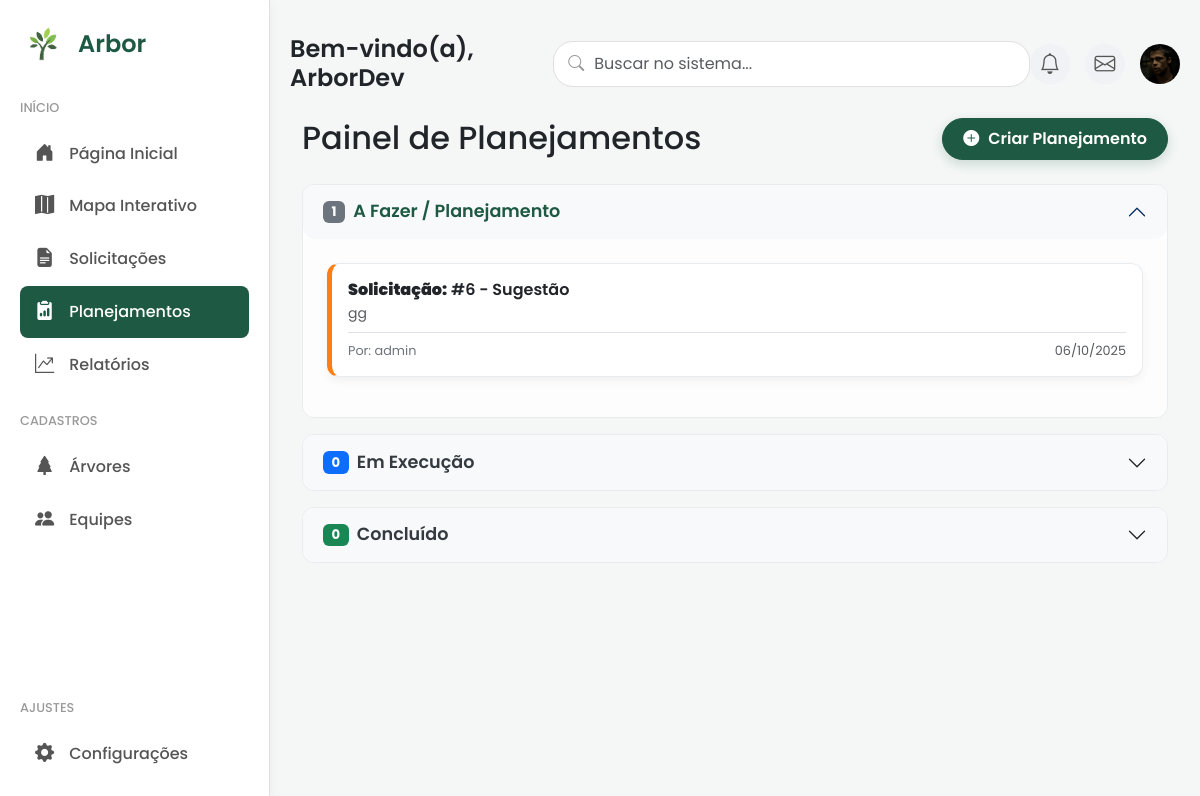
The page /obras/ (signed in) on the database as committed earlier.
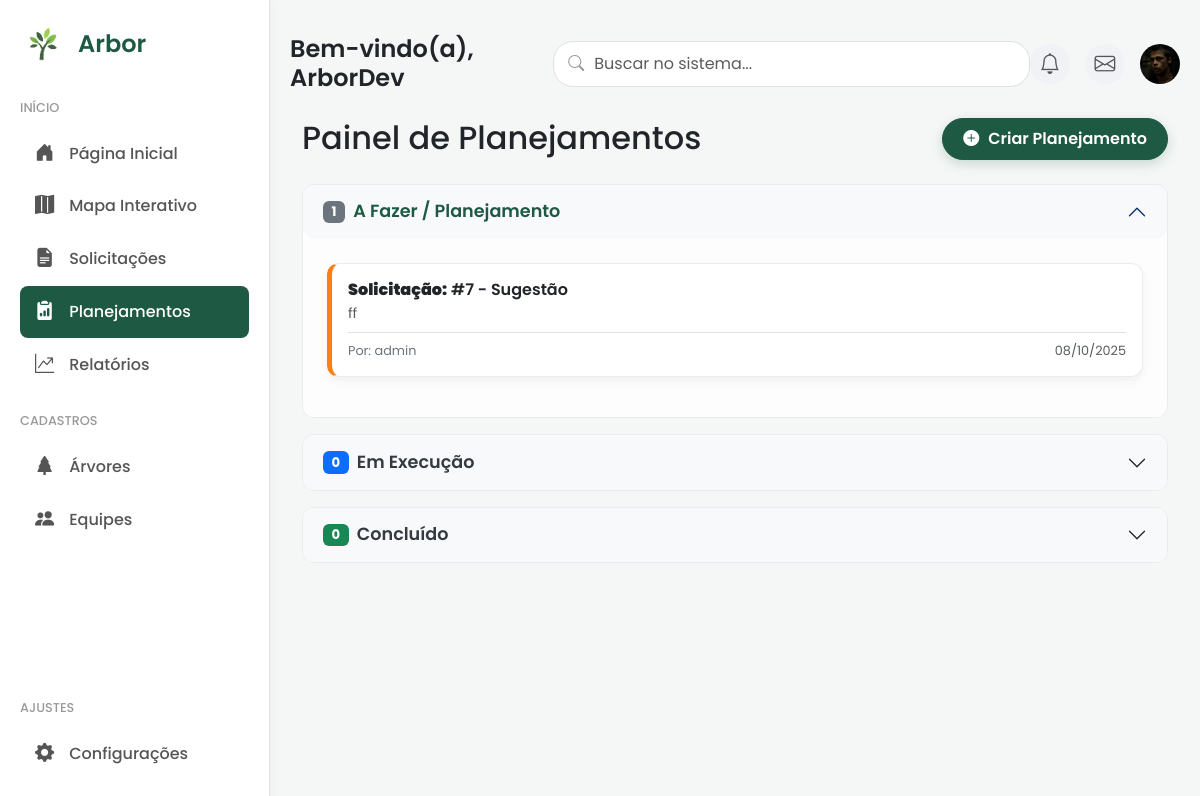
The same page on the database as committed later.
### core/models.py (models this page shows, shortened)
class Solicitacao(models.Model):
    TIPO_CHOICES = (
        ('SUGESTAO', 'Sugestão'),
        ('DENUNCIA', 'Denúncia'),
    )
    STATUS_CHOICES = (
        ('EM_ABERTO', 'Em Aberto'),
        ('EM_ANDAMENTO', 'Em Andamento'),
        ('FINALIZADO', 'Finalizado'),
        ('RECUSADO', 'Recusado'),
    )
    tipo = models.CharField(max_length=10, choices=TIPO_CHOICES)
    status = models.CharField(max_length=20, choices=STATUS_CHOICES, default='EM_ABERTO')
    descricao = models.TextField()
    data_criacao = models.DateTimeField(auto_now_add=True)
    cidadao = models.ForeignKey(User, on_delete=models.CASCADE)
    equipe_delegada = models.ForeignKey(Equipe, on_delete=models.SET_NULL, null=True, blank=True)
    latitude = models.FloatField(null=True, blank=True)
    longitude = models.FloatField(null=True, blank=True)
    cidade = models.ForeignKey(
        'CidadePermitida', on_delete=models.PROTECT, related_name='solicitacoes', null=True, blank=False
    )

### core/views.py (the view)
# urls.py: path('obras/', obras_view, name='obras_list'),
@login_required
def obras_view(request):
    arvores = InstanciaArvore.objects.all()
    def contar_arvores_na_area(area):
        if not area.geom:
            return 0
        polygon_coords = area.geom['coordinates'][0]
        polygon = [(lat, lon) for lon, lat in polygon_coords]
        count = 0
        for arvore in arvores:
            ponto_arvore = (arvore.latitude, arvore.longitude)
            if is_point_in_polygon(ponto_arvore, polygon):
                count += 1
        return count
    solicitacoes_a_fazer = Solicitacao.objects.filter(status='EM_ABERTO').order_by('-data_criacao')
    areas_a_fazer_qs = Area.objects.filter(status__in=['PLANEJANDO', 'AGUARDANDO_APROVAÇAO']).order_by('-data_criacao')
    areas_a_fazer = []
    for area in areas_a_fazer_qs:
        area.contagem_arvores = contar_arvores_na_area(area)
        areas_a_fazer.append(area)
    solicitacoes_em_execucao = Solicitacao.objects.filter(status='EM_ANDAMENTO').order_by('-data_criacao')
    areas_em_execucao_qs = Area.objects.filter(status='EM_EXECUCAO').order_by('-data_criacao')
    areas_em_execucao = []
    for area in areas_em_execucao_qs:
        area.contagem_arvores = contar_arvores_na_area(area)
        areas_em_execucao.append(area)
    solicitacoes_concluidas = Solicitacao.objects.filter(status='FINALIZADO').order_by('-data_criacao')
    areas_concluidas_qs = Area.objects.filter(status='FINALIZADO').order_by('-data_criacao')
    areas_concluidas = []
    for area in areas_concluidas_qs:
        area.contagem_arvores = contar_arvores_na_area(area)
        areas_concluidas.append(area)
    count_a_fazer = solicitacoes_a_fazer.count() + len(areas_a_fazer)
    count_em_execucao = solicitacoes_em_execucao.count() + len(areas_em_execucao)
    count_concluido = solicitacoes_concluidas.count() + len(areas_concluidas)
    context = {
        'solicitacoes_a_fazer': solicitacoes_a_fazer,
        'areas_a_fazer': areas_a_fazer,
        'solicitacoes_em_execucao': solicitacoes_em_execucao,
        'areas_em_execucao': areas_em_execucao,
        'solicitacoes_concluidas': solicitacoes_concluidas,
        'areas_concluidas': areas_concluidas,
        'count_a_fazer': count_a_fazer,
        'count_em_execucao': count_em_execucao,
        'count_concluido': count_concluido,
    }
    return render(request, 'core/obras.html', context)

### core/templates/core/obras.html (shortened to what this page needs)
{% extends 'core/base_app.html' %}
{% block content %}
<div class="page-header d-flex justify-content-between align-items-center mb-4">
    <h2 class="mb-0">Painel de Planejamentos</h2>
    <a href="#" class="btn btn-principal-acao">
        <i class="bi bi-plus-circle-fill me-1"></i>
        <span>Criar Planejamento</span>
    </a>
</div>
<div class="accordion accordion-flush" id="kanbanAccordion">
    <div class="accordion-item">
        <h2 class="accordion-header" id="headingAFazer">
            <button class="accordion-button" type="button" data-bs-toggle="collapse" data-bs-target="#collapseAFazer" aria-expanded="true" aria-controls="collapseAFazer">
                <span class="badge bg-secondary me-2">{{ count_a_fazer }}</span> A Fazer / Planejamento
            </button>
        </h2>
        <div id="collapseAFazer" class="accordion-collapse collapse show" aria-labelledby="headingAFazer" data-bs-parent="#kanbanAccordion">
            <div class="accordion-body">
                {% for solicitacao in solicitacoes_a_fazer %}
                     <div class="card card-obra card-obra-solicitacao mb-3">
                        <div class="card-body">
                            <h6 class="card-title mb-1"><strong>Solicitação:</strong> #{{ solicitacao.id }} - {{ solicitacao.get_tipo_display }}</h6>
                            <p class="mb-1 small text-muted">{{ solicitacao.descricao|truncatewords:15 }}</p>
                            <div class="d-flex justify-content-between card-footer-text mt-2 pt-2 border-top">
                                <span>Por: {{ solicitacao.cidadao.username }}</span>
                                <span class="text-muted">{{ solicitacao.data_criacao|date:"d/m/Y" }}</span>
                            </div>
                        </div>
                    </div>
                {% endfor %}
            </div>
        </div>
    </div>
    <div class="accordion-item">
        <h2 class="accordion-header" id="headingEmExecucao">
            <button class="accordion-button collapsed" type="button" data-bs-toggle="collapse" data-bs-target="#collapseEmExecucao" aria-expanded="false" aria-controls="collapseEmExecucao">
                <span class="badge bg-primary me-2">{{ count_em_execucao }}</span> Em Execução
            </button>
        </h2>
    </div>
    <div class="accordion-item">
        <h2 class="accordion-header" id="headingConcluido">
            <button class="accordion-button collapsed" type="button" data-bs-toggle="collapse" data-bs-target="#collapseConcluido" aria-expanded="false" aria-controls="collapseConcluido">
                <span class="badge bg-success me-2">{{ count_concluido }}</span> Concluído
            </button>
        </h2>
    </div>
</div>
{% endblock %}

Rows that differ between the two databases and show on the page:
removed Solicitacao: id "6", tipo "Sugestão", descricao "gg", cidadao.username "admin", data_criacao "06/10/2025"
added Solicitacao: id "7", tipo "Sugestão", descricao "ff", cidadao.username "admin", data_criacao "08/10/2025"
